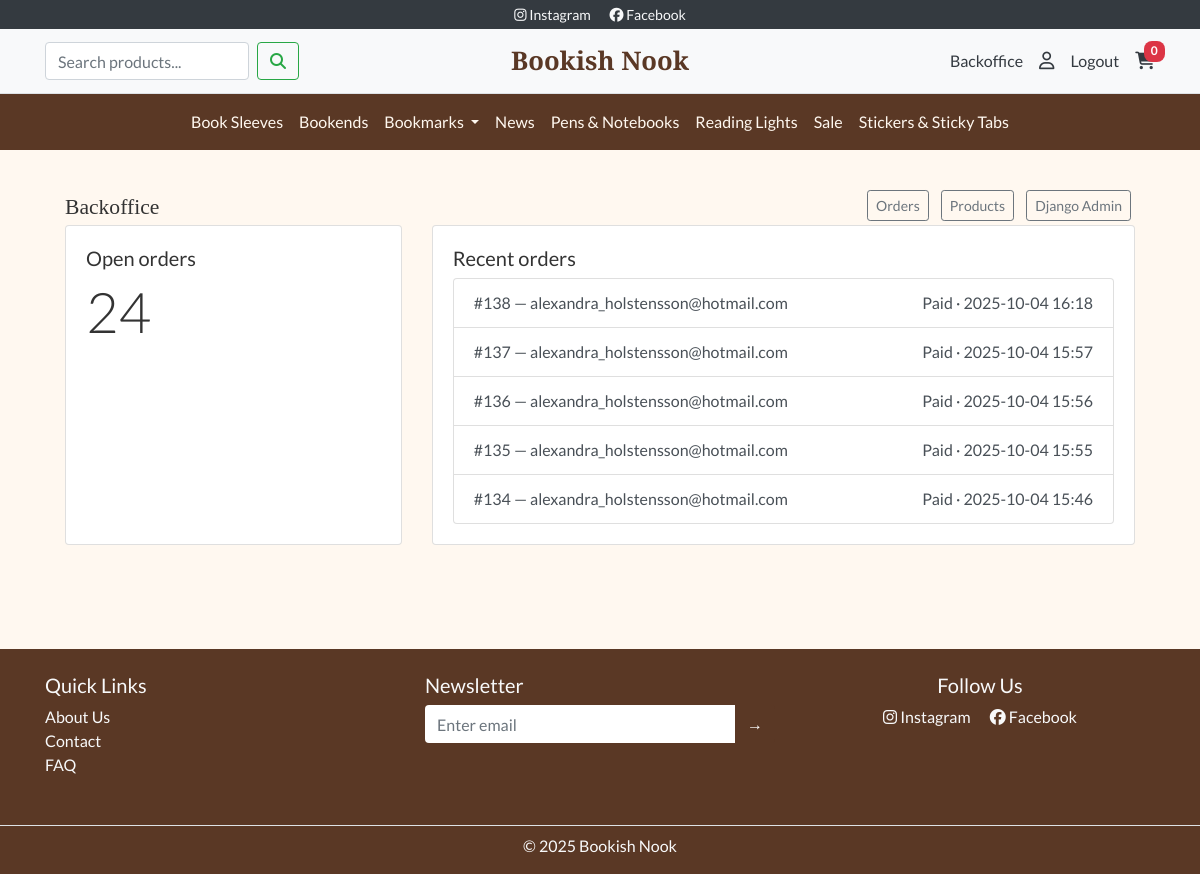
Before: /backoffice/ (signed in) with the older database file.
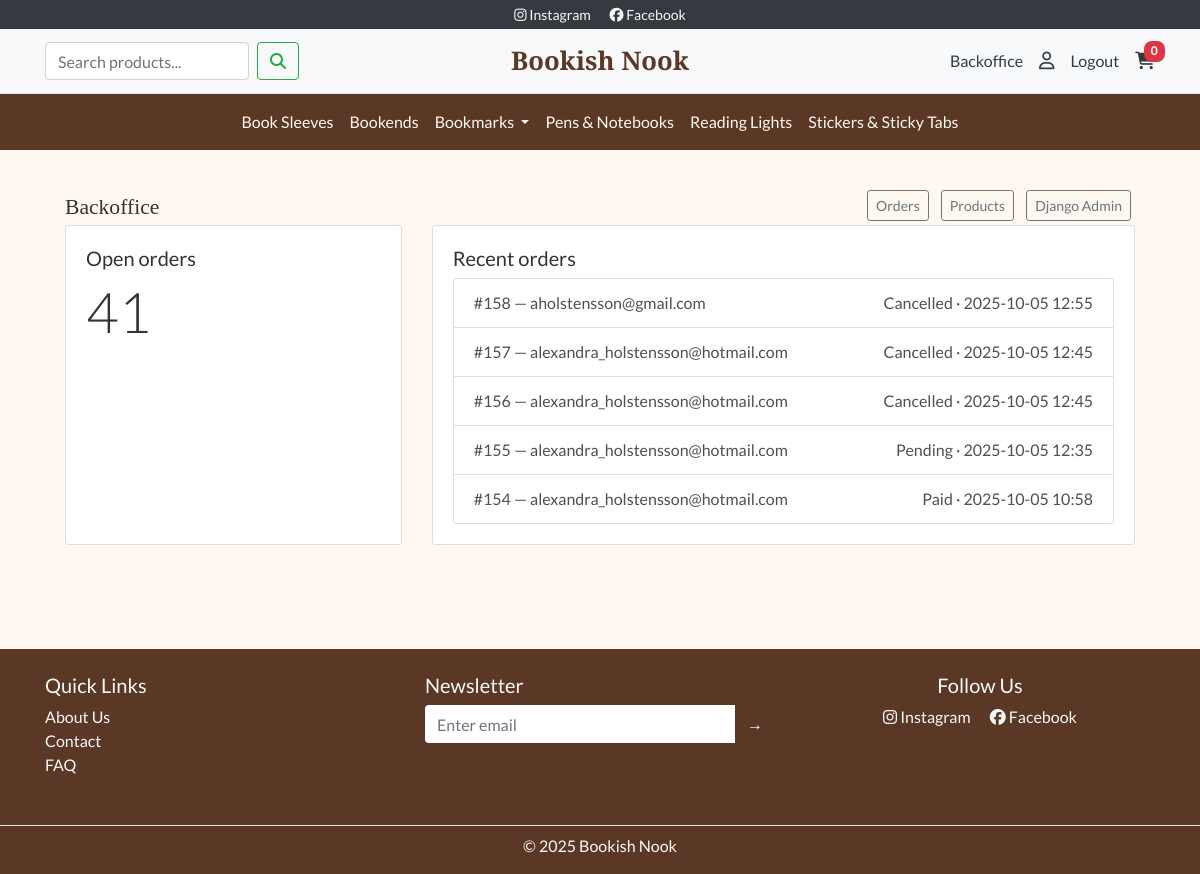
After: the same page with the newer database file.
### products/models.py (models this page shows, shortened)
class Category(models.Model):
    name = models.CharField(max_length=100)
    slug = models.SlugField(max_length=110, unique=False)
    parent = models.ForeignKey(
        "self", null=True, blank=True,
        related_name="children", on_delete=models.CASCADE
    )
    is_active = models.BooleanField(default=True)
    is_featured = models.BooleanField(default=False, help_text="Show on homepage")
    featured_order = models.PositiveIntegerField(default=0, help_text="Order on homepage (low first)")
    description = models.TextField(blank=True)
    image = models.ImageField(upload_to="category_images/", blank=True, null=True)
    class Meta:
        unique_together = ("parent", "slug")  # samma slug kan finnas under olika föräldrar
        ordering = ["parent__id", "name"]
    @property
    def slug_path(self):
        parts, c = [], self
        while c:
            parts.append(c.slug)
            c = c.parent
        return "/".join(reversed(parts))
    def get_absolute_url(self):
        return f"/products/category/{self.slug_path}/"

### orders/models.py (models this page shows, shortened)
class Order(models.Model):
    STATUS_CHOICES = [
        ("pending", "Pending"),
        ("paid", "Paid"),
        ("cancelled", "Cancelled"),
    ]
    created = models.DateTimeField(auto_now_add=True)
    updated = models.DateTimeField(auto_now=True)
    total = models.DecimalField(max_digits=10, decimal_places=2, default=0)
    shipping = models.DecimalField(max_digits=10, decimal_places=2, default=0)
    tax_amount = models.DecimalField(max_digits=10, decimal_places=2, default=0)
    grand_total = models.DecimalField(max_digits=10, decimal_places=2, default=0)
    status = models.CharField(max_length=20, choices=STATUS_CHOICES, default="pending")
    stripe_session_id = models.CharField(max_length=255, blank=True, null=True)
    confirmation_sent_at = models.DateTimeField(blank=True, null=True)
    full_name = models.CharField(max_length=200, blank=True, null=True)
    email = models.EmailField(blank=True, null=True)
    phone = models.CharField(max_length=50, blank=True, null=True)
    address_line1 = models.CharField(max_length=200, blank=True, null=True)
    address_line2 = models.CharField(max_length=200, blank=True, null=True)
    postal_code = models.CharField(max_length=20, blank=True, null=True)
    city = models.CharField(max_length=100, blank=True, null=True)
    country = models.CharField(max_length=2, blank=True, null=True)
    billing_name = models.CharField(max_length=200, blank=True, null=True)
    billing_line1 = models.CharField(max_length=200, blank=True, null=True)
    billing_line2 = models.CharField(max_length=200, blank=True, null=True)
    billing_postal = models.CharField(max_length=20, blank=True, null=True)
    billing_city = models.CharField(max_length=100, blank=True, null=True)
    billing_country = models.CharField(max_length=2, blank=True, null=True)

### backoffice/views.py (the view)
# urls.py: path("", views.dashboard, name="dashboard"),
@staff_member_required
def dashboard(request):
    recent = Order.objects.order_by("-created")[:5]
    open_count = Order.objects.filter(status__in=["pending","paid","processing"]).count()
    return render(request, "backoffice/dashboard.html", {
        "recent": recent,
        "open_count": open_count,
        "statuses": STATUSES,
    })

### bookshop/context_processors.py (called while the page is built)
def cart_count(request):
    cart = request.session.get("cart", {})
    return {"cart_count": sum(cart.values())}

def nav_categories(request):
    roots = Category.objects.filter(parent__isnull=True, is_active=True).order_by("name")
    bookmarks = Category.objects.filter(slug="bookmarks", parent__isnull=True).first()
    return {
        "root_categories": roots,      # alla rotkategorier
        "bookmarks_cat": bookmarks,    # Bookmarks-objektet (rot)
    }
    return {"root_categories": roots}

### backoffice/templates/backoffice/dashboard.html
{% extends "backoffice/base_backoffice.html" %}
{% block backoffice_content %}
<div class="row">
  <div class="col-md-4 mb-3">
    <div class="card h-100">
      <div class="card-body">
        <h5>Open orders</h5>
        <p class="display-4 mb-0">{{ open_count }}</p>
      </div>
    </div>
  </div>
  <div class="col-md-8 mb-3">
    <div class="card h-100">
      <div class="card-body">
        <h5>Recent orders</h5>
        <div class="list-group">
          {% for o in recent %}
            <a class="list-group-item list-group-item-action d-flex justify-content-between"
               href="{% url 'backoffice:order_detail' o.id %}">
              <span>#{{ o.id }} — {{ o.email }}</span>
              <span>{{ o.status|capfirst }} · {{ o.created|date:"Y-m-d H:i" }}</span>
            </a>
          {% empty %}
            <div class="text-muted">No orders yet.</div>
          {% endfor %}
        </div>
      </div>
    </div>
  </div>
</div>
{% endblock %}

### templates/includes/header.html (shortened to what this page needs)
<div class="bg-dark text-light text-center py-1 small">
  <a href="https://www.instagram.com/" class="text-light mx-2" target="_blank" rel="noopener" aria-label="Link to Instagram (opens in new tab)">
    <i class="fab fa-instagram"></i> Instagram
  </a>
  <a href="https://www.facebook.com/" class="text-light mx-2" target="_blank" rel="noopener" aria-label="Link to Facebook (opens in new tab)">
    <i class="fab fa-facebook"></i> Facebook
  </a>
</div>
<nav class="navbar navbar-light bg-light border-bottom py-2">
  <div class="container navbar-grid">
    <div class="d-flex align-items-center">
      <form action="{% url 'products:list' %}" method="get" class="form-inline d-none d-lg-flex">
        <input class="form-control mr-2"
          type="search"
          name="q"
          placeholder="Search products..."
          aria-label="Search"
          value="{{ request.GET.q|default:'' }}">
        <button class="btn btn-outline-success" type="submit">
          <i class="fas fa-search"></i>
        </button>
      </form>
    </div>
    <a class="navbar-brand bn-title text-center mx-0" href="/">Bookish Nook</a>
    <div class="d-flex align-items-center justify-content-end">
      {% if request.user.is_staff %}
        <a href="{% url 'backoffice:dashboard' %}" class="text-dark mr-3 d-none d-lg-inline">Backoffice</a>
      {% endif %}
      {% if request.user.is_authenticated %}
        <a href="{% url 'profiles:dashboard' %}" class="text-dark mr-3 d-none d-lg-inline" title="My Account">
          <i class="far fa-user"></i>
        </a>
        <a href="{% url 'account_logout' %}" class="text-dark mr-3 d-none d-lg-inline">Logout</a>
      {% endif %}
      <a href="{% url 'cart:view' %}" class="text-dark position-relative" title="Cart">
        <i class="fas fa-shopping-cart"></i>
        <span class="badge badge-pill badge-danger position-absolute" style="top:-8px; right:-10px;">
          {{ cart_count|default:0 }}
        </span>
      </a>
    </div>
  </div>
</nav>
<nav class="navbar navbar-expand-lg navbar-dark bn-brown">
  <div class="collapse navbar-collapse justify-content-center" id="mainNav">
  <ul class="navbar-nav bn-navbar">
  {% for root in root_categories %}
    {% if bookmarks_cat and root.id == bookmarks_cat.id %}
      <li class="nav-item dropdown">
        <a class="nav-link dropdown-toggle"
           href="{{ bookmarks_cat.get_absolute_url }}"
           id="navBookmarks"
           data-toggle="dropdown" aria-haspopup="true" aria-expanded="false">
          {{ bookmarks_cat.name }}
        </a>
      </li>
    {% else %}
      <li class="nav-item">
        <a class="nav-link" href="{{ root.get_absolute_url }}">{{ root.name }}</a>
      </li>
    {% endif %}
  {% endfor %}
  </ul>
  </div>
</nav>

Changed rows visible on the page:
removed Category: name "News"
removed Category: name "Sale"
no longer on this page (row unchanged): Order: id "138", email "alexandra_holstensson@hotmail.com", status "Paid", created "2025-10-04 16:18"
no longer on this page (row unchanged): Order: id "137", email "alexandra_holstensson@hotmail.com", status "Paid", created "2025-10-04 15:57"
no longer on this page (row unchanged): Order: id "136", email "alexandra_holstensson@hotmail.com", status "Paid", created "2025-10-04 15:56"
no longer on this page (row unchanged): Order: id "135", email "alexandra_holstensson@hotmail.com", status "Paid", created "2025-10-04 15:55"
no longer on this page (row unchanged): Order: id "134", email "alexandra_holstensson@hotmail.com", status "Paid", created "2025-10-04 15:46"
added Order: id "158", email "aholstensson@gmail.com", status "Cancelled", created "2025-10-05 12:55"
added Order: id "157", email "alexandra_holstensson@hotmail.com", status "Cancelled", created "2025-10-05 12:45"
added Order: id "156", email "alexandra_holstensson@hotmail.com", status "Cancelled", created "2025-10-05 12:45"
added Order: id "155", email "alexandra_holstensson@hotmail.com", status "Pending", created "2025-10-05 12:35"
added Order: id "154", email "alexandra_holstensson@hotmail.com", status "Paid", created "2025-10-05 10:58"
Other visible differences:
{{ open_count }}: "24" → "41"
